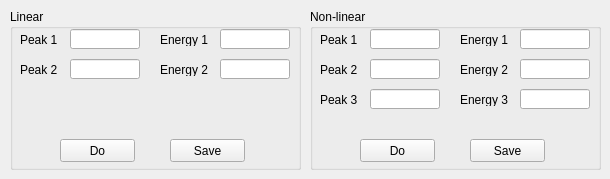
          <widget class="QWidget" name="tab">
           <attribute name="title">
            <string>Energy Calibration</string>
           </attribute>
           <widget class="QGroupBox" name="groupBox_6">
            <property name="geometry">
             <rect>
              <x>10</x>
              <y>9</y>
              <width>291</width>
              <height>161</height>
             </rect>
            </property>
            <property name="title">
             <string>Linear</string>
            </property>
            <widget class="QLabel" name="label_21">
             <property name="geometry">
              <rect>
               <x>10</x>
               <y>25</y>
               <width>54</width>
               <height>12</height>
              </rect>
             </property>
             <property name="text">
              <string>Peak 1</string>
             </property>
            </widget>
            <widget class="QLineEdit" name="let_eva_cali_linear_p1">
             <property name="geometry">
              <rect>
               <x>60</x>
               <y>20</y>
               <width>70</width>
               <height>20</height>
              </rect>
             </property>
             <property name="text">
              <string/>
             </property>
            </widget>
            <widget class="QLabel" name="label_22">
             <property name="geometry">
              <rect>
               <x>150</x>
               <y>25</y>
               <width>54</width>
               <height>12</height>
              </rect>
             </property>
             <property name="text">
              <string>Energy 1</string>
             </property>
            </widget>
            <widget class="QLineEdit" name="let_eva_cali_linear_e1">
             <property name="geometry">
              <rect>
               <x>210</x>
               <y>20</y>
               <width>70</width>
               <height>20</height>
              </rect>
             </property>
             <property name="text">
              <string/>
             </property>
            </widget>
            <widget class="QLabel" name="label_23">
             <property name="geometry">
              <rect>
               <x>10</x>
               <y>55</y>
               <width>54</width>
               <height>12</height>
              </rect>
             </property>
             <property name="text">
              <string>Peak 2</string>
             </property>
            </widget>
            <widget class="QLineEdit" name="let_eva_cali_linear_e2">
             <property name="geometry">
              <rect>
               <x>210</x>
               <y>50</y>
               <width>70</width>
               <height>20</height>
              </rect>
             </property>
             <property name="text">
              <string/>
             </property>
            </widget>
            <widget class="QLineEdit" name="let_eva_cali_linear_p2">
             <property name="geometry">
              <rect>
               <x>60</x>
               <y>50</y>
               <width>70</width>
               <height>20</height>
              </rect>
             </property>
             <property name="text">
              <string/>
             </property>
            </widget>
            <widget class="QLabel" name="label_24">
             <property name="geometry">
              <rect>
               <x>150</x>
               <y>55</y>
               <width>54</width>
               <height>12</height>
              </rect>
             </property>
             <property name="text">
              <string>Energy 2</string>
             </property>
            </widget>
            <widget class="QPushButton" name="pbt_eva_cali_linear_do">
             <property name="geometry">
              <rect>
               <x>50</x>
               <y>130</y>
               <width>75</width>
               <height>23</height>
              </rect>
             </property>
             <property name="text">
              <string>Do</string>
             </property>
            </widget>
            <widget class="QPushButton" name="pbt_eva_cali_linear_save">
             <property name="geometry">
              <rect>
               <x>160</x>
               <y>130</y>
               <width>75</width>
               <height>23</height>
              </rect>
             </property>
             <property name="text">
              <string>Save</string>
             </property>
            </widget>
           </widget>
           <widget class="QGroupBox" name="groupBox_7">
            <property name="geometry">
             <rect>
              <x>310</x>
              <y>9</y>
              <width>291</width>
              <height>161</height>
             </rect>
            </property>
            <property name="title">
             <string>Non-linear</string>
            </property>
            <widget class="QLabel" name="label_29">
             <property name="geometry">
              <rect>
               <x>10</x>
               <y>25</y>
               <width>54</width>
               <height>12</height>
              </rect>
             </property>
             <property name="text">
              <string>Peak 1</string>
             </property>
            </widget>
            <widget class="QLineEdit" name="let_eva_cali_nonlinear_p1">
             <property name="geometry">
              <rect>
               <x>60</x>
               <y>20</y>
               <width>70</width>
               <height>20</height>
              </rect>
             </property>
             <property name="text">
              <string/>
             </property>
            </widget>
            <widget class="QLabel" name="label_30">
             <property name="geometry">
              <rect>
               <x>150</x>
               <y>25</y>
               <width>54</width>
               <height>12</height>
              </rect>
             </property>
             <property name="text">
              <string>Energy 1</string>
             </property>
            </widget>
            <widget class="QLineEdit" name="let_eva_cali_nonlinear_e1">
             <property name="geometry">
              <rect>
               <x>210</x>
               <y>20</y>
               <width>70</width>
               <height>20</height>
              </rect>
             </property>
             <property name="text">
              <string/>
             </property>
            </widget>
            <widget class="QLabel" name="label_31">
             <property name="geometry">
              <rect>
               <x>10</x>
               <y>55</y>
               <width>54</width>
               <height>12</height>
              </rect>
             </property>
             <property name="text">
              <string>Peak 2</string>
             </property>
            </widget>
            <widget class="QLineEdit" name="let_eva_cali_nonlinear_e2">
             <property name="geometry">
              <rect>
               <x>210</x>
               <y>50</y>
               <width>70</width>
               <height>20</height>
              </rect>
             </property>
             <property name="text">
              <string/>
             </property>
            </widget>
            <widget class="QLineEdit" name="let_eva_cali_nonlinear_p2">
             <property name="geometry">
              <rect>
               <x>60</x>
               <y>50</y>
               <width>70</width>
               <height>20</height>
              </rect>
             </property>
             <property name="text">
              <string/>
             </property>
            </widget>
            <widget class="QLabel" name="label_32">
             <property name="geometry">
              <rect>
               <x>150</x>
               <y>55</y>
               <width>54</width>
               <height>12</height>
              </rect>
             </property>
             <property name="text">
              <string>Energy 2</string>
             </property>
            </widget>
            <widget class="QPushButton" name="pbt_eva_cali_nonlinear_do">
             <property name="geometry">
              <rect>
               <x>50</x>
               <y>130</y>
               <width>75</width>
               <height>23</height>
              </rect>
             </property>
             <property name="text">
              <string>Do</string>
             </property>
            </widget>
            <widget class="QPushButton" name="pbt_eva_cali_nonlinear_save">
             <property name="geometry">
              <rect>
               <x>160</x>
               <y>130</y>
               <width>75</width>
               <height>23</height>
              </rect>
             </property>
             <property name="text">
              <string>Save</string>
             </property>
            </widget>
            <widget class="QLineEdit" name="let_eva_cali_nonlinear_e3">
             <property name="geometry">
              <rect>
               <x>210</x>
               <y>80</y>
               <width>70</width>
               <height>20</height>
              </rect>
             </property>
             <property name="text">
              <string/>
             </property>
            </widget>
            <widget class="QLabel" name="label_33">
             <property name="geometry">
              <rect>
               <x>10</x>
               <y>85</y>
               <width>54</width>
               <height>12</height>
              </rect>
             </property>
             <property name="text">
              <string>Peak 3</string>
             </property>
            </widget>
            <widget class="QLabel" name="label_34">
             <property name="geometry">
              <rect>
               <x>150</x>
               <y>85</y>
               <width>54</width>
               <height>12</height>
              </rect>
             </property>
             <property name="text">
              <string>Energy 3</string>
             </property>
            </widget>
            <widget class="QLineEdit" name="let_eva_cali_nonlinear_p4">
             <property name="geometry">
              <rect>
               <x>60</x>
               <y>80</y>
               <width>70</width>
               <height>20</height>
              </rect>
             </property>
             <property name="text">
              <string/>
             </property>
            </widget>
           </widget>
          </widget>
